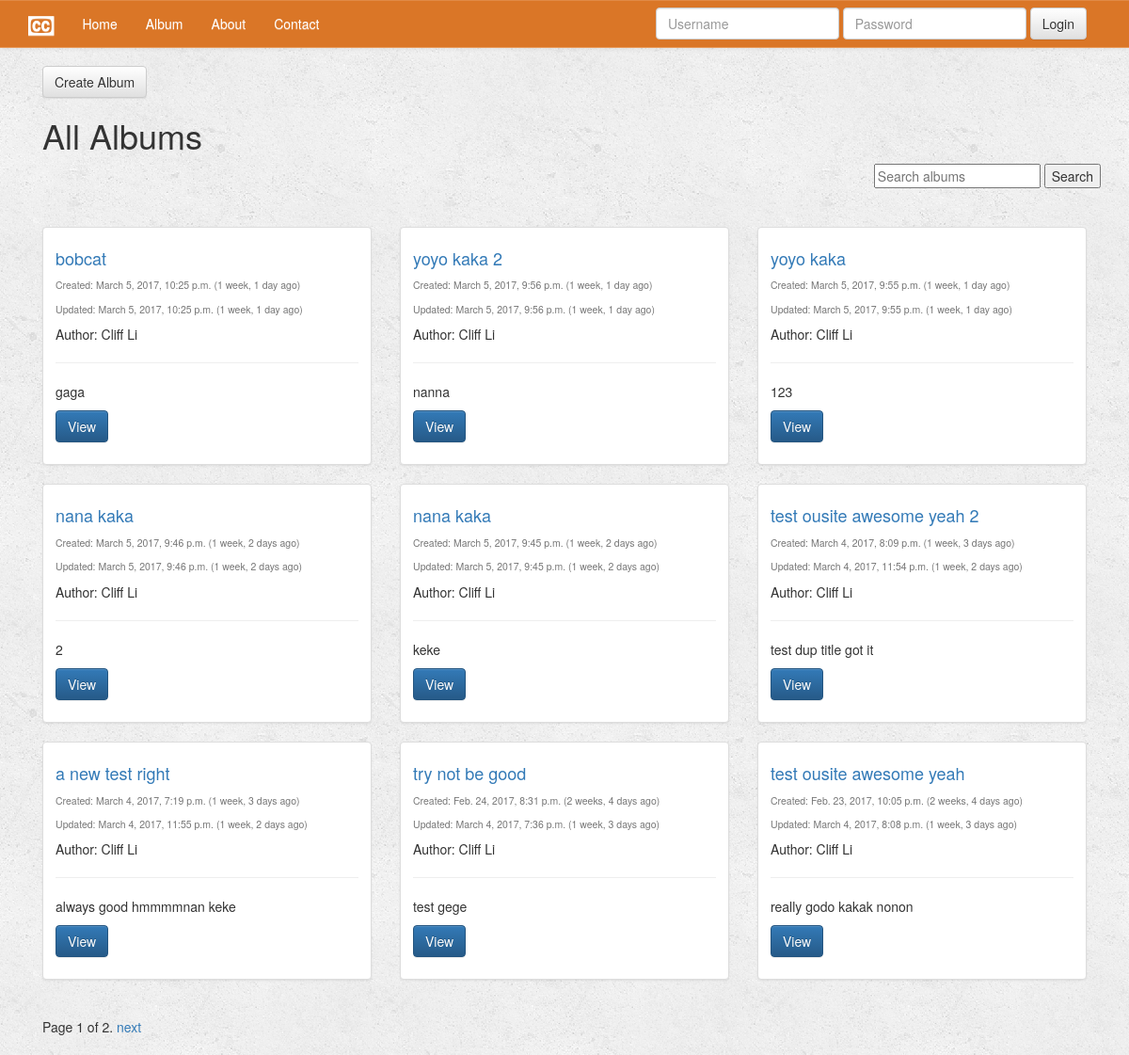
The page /album/ on the database as committed earlier.
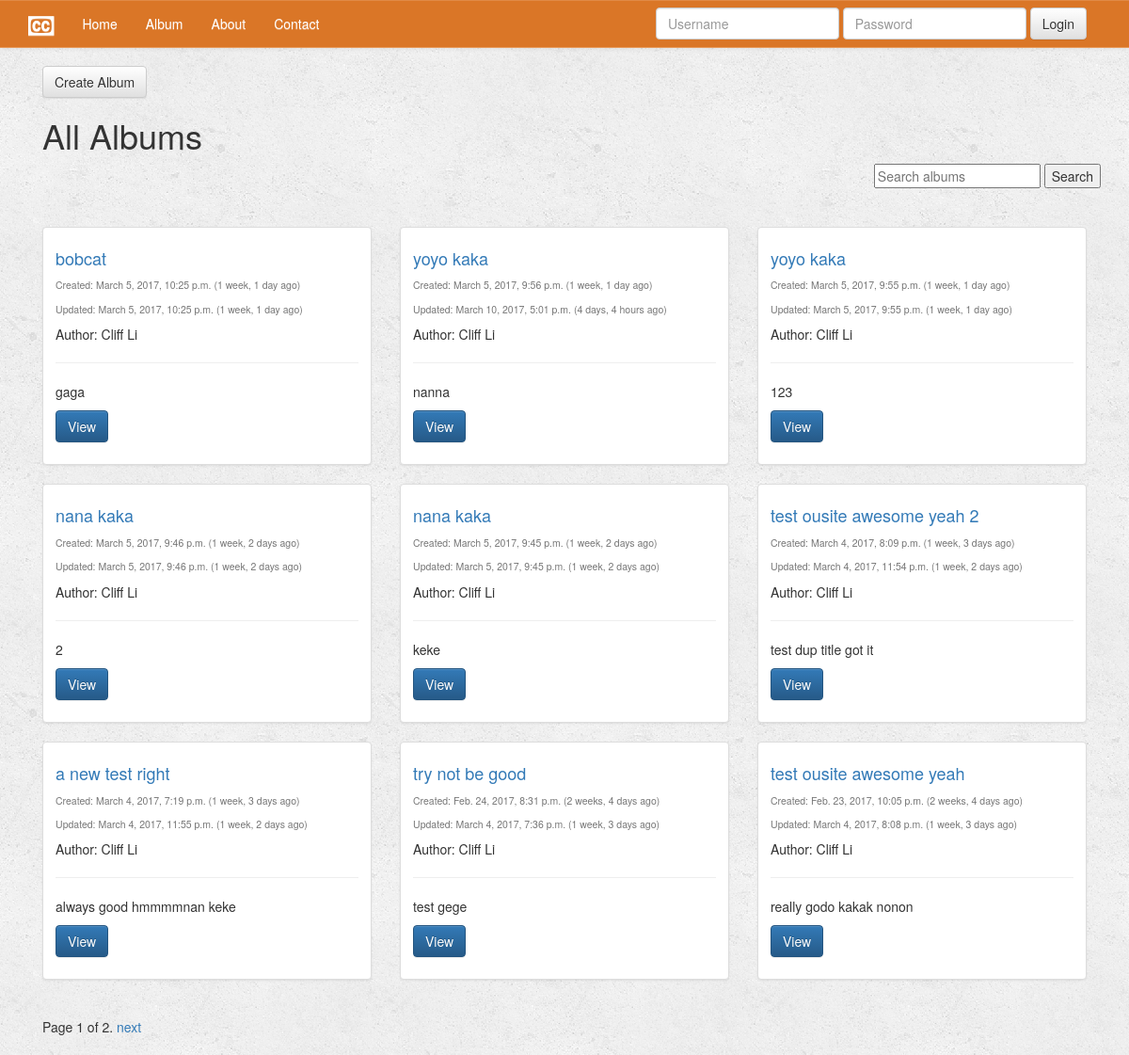
The same page on the database as committed later.
### blog/models.py (models this page shows, shortened)
class Album(models.Model):
    title = models.CharField(max_length=120)
    author = models.ForeignKey(settings.AUTH_USER_MODEL, default=1)
    editor = models.ForeignKey(settings.AUTH_USER_MODEL, default=1, related_name="+")
    cover_photo = models.URLField(blank=True)
    description = models.TextField(blank=True)
    slug = models.SlugField(unique=True)
    draft = models.BooleanField(default=False)
    created_time = models.DateTimeField(auto_now=False, auto_now_add=True)
    updated_time = models.DateTimeField(auto_now=True, auto_now_add=False)
    objects = AlbumManager()
    def get_absolute_url(self):
        return reverse("album:detail", kwargs={"slug": self.slug})
    class Meta:
        ordering = ["-created_time", "-updated_time"]

### blog/views.py (the view, shortened to what this page needs)
def album_list(request):
    if Album is None:
        raise Http404
    queryset_list = Album.objects.active()  # .order_by('-timestamp')
    user_can_edit = False
    if request.user.is_staff or request.user.is_superuser:
        queryset_list = Album.objects.all()
        user_can_edit = True
    query = request.GET.get('q')
    item_count = 9
    paginator = Paginator(queryset_list, item_count)  # Show item_count per page
    page_request_var = 'page'
    page = request.GET.get(page_request_var)
    try:
        queryset = paginator.page(page)
    except PageNotAnInteger:
        queryset = paginator.page(1)
    except EmptyPage:
        queryset = paginator.page(paginator.num_pages)
    context = {
        "object_list": queryset,
        "object_list_group": grouped(queryset, 3),
        "title": "All Albums",
        "page_request_var": page_request_var,
        "user_can_edit": user_can_edit
    }
    return render(request, "album_list.html", context)

### blog/models.py (called while the page is built)
    def active(self, *args, **kwargs):
        return super(AlbumManager, self).filter(draft=False)

### blog/views.py (called while the page is built)
def grouped(l, n):
    for i in range(0, len(l), n):
        yield l[i:i + n]

### templates/album_list.html (shortened to what this page needs)
{% extends 'base.html' %}
{% block content %}
    <div class="col-md-12">
        <a href="/album/create" class="btn btn-default" role="button">Create Album</a>
        <h1>{{ title }}</h1>
        <div class="row">
            <div class="pull-right">
                <form method="GET" action="">
                    <input type="text" name="q" placeholder="Search albums" value="{{ request.GET.q }}"/>
                    <input type="submit" value="Search"/>
                </form>
            </div>
        </div>
        <hr/>
        {% for obj_group in object_list_group %}
            <div class="row">
                {% for obj in obj_group %}
                    <div class="col-sm-4">
                        <div class="thumbnail">
                            <div class="caption">
                                <h4><a href='{{ obj.get_absolute_url }}'>{{ obj.title }}</a></h4>
                                <h5>
                                    <small>Created: {{ obj.created_time }} ({{ obj.created_time | timesince }}
                                        ago)
                                    </small>
                                </h5>
                                <h5>
                                    <small>Updated: {{ obj.updated_time }} ({{ obj.updated_time | timesince }}
                                        ago)
                                    </small>
                                </h5>
                                {% if obj.author.get_full_name %}
                                    <p>Author: {{ obj.author.get_full_name }}</p>
                                {% endif %}
                                <hr/>
                                <p>{{ obj.description | linebreaks | truncatechars:60 }}</p>
                                <p><a href="{{ obj.get_absolute_url }}" class="btn btn-primary"
                                      role="button">View</a>
                                </p>
                            </div>
                        </div>
                    </div>
                {% endfor %}
            </div>
        {% endfor %}
        <div class="pagination">
            <span class="step-links">
                <span class="current">
                    Page {{ object_list.number }} of {{ object_list.paginator.num_pages }}.
                </span>
                {% if object_list.has_next %}
                    <a href="?{{ page_request_var }}={{ object_list.next_page_number }}
                    {% if request.GET.q %}&q={{ request.GET.q }}{% endif %}">next</a>
                {% endif %}
            </span>
        </div>
    </div>
{% endblock %}

Rows that differ between the two databases and show on the page:
changed Album "nanna": title "yoyo kaka 2" → "yoyo kaka"; updated_time "March 5, 2017, 9:56 p.m." → "March 10, 2017, 5:01 p.m."; updated_time "1 week, 1 day" → "4 days, 4 hours"
